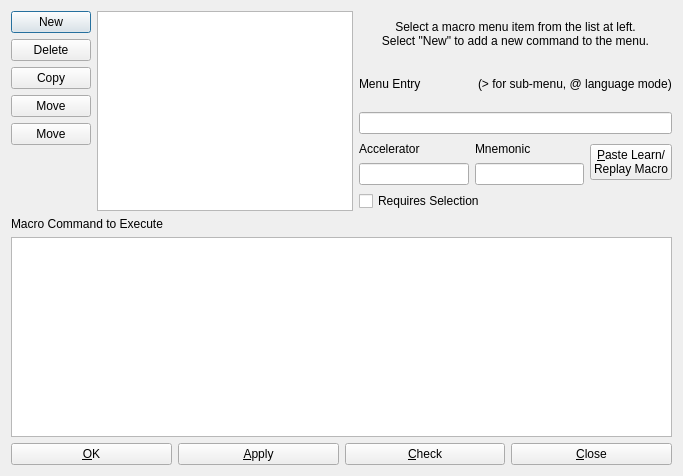
<?xml version="1.0" encoding="UTF-8"?>
<ui version="4.0">
 <class>DialogMacros</class>
 <widget class="QDialog" name="DialogMacros">
  <property name="geometry">
   <rect>
    <x>0</x>
    <y>0</y>
    <width>683</width>
    <height>476</height>
   </rect>
  </property>
  <property name="windowTitle">
   <string>Macro Commands</string>
  </property>
  <layout class="QVBoxLayout" name="verticalLayout_3">
   <item>
    <layout class="QHBoxLayout" name="horizontalLayout_4">
     <item>
      <layout class="QHBoxLayout" name="horizontalLayout">
       <item>
        <layout class="QVBoxLayout" name="verticalLayout">
         <item>
          <widget class="QPushButton" name="buttonNew">
           <property name="text">
            <string>New</string>
           </property>
           <property name="icon">
            <iconset theme="document-new">
             <normaloff/>
            </iconset>
           </property>
          </widget>
         </item>
         <item>
          <widget class="QPushButton" name="buttonDelete">
           <property name="text">
            <string>Delete</string>
           </property>
           <property name="icon">
            <iconset theme="edit-delete">
             <normaloff/>
            </iconset>
           </property>
          </widget>
         </item>
         <item>
          <widget class="QPushButton" name="buttonCopy">
           <property name="text">
            <string>Copy</string>
           </property>
           <property name="icon">
            <iconset theme="edit-copy">
             <normaloff/>
            </iconset>
           </property>
          </widget>
         </item>
         <item>
          <widget class="QPushButton" name="buttonUp">
           <property name="text">
            <string>Move</string>
           </property>
           <property name="icon">
            <iconset theme="go-up">
             <normaloff/>
            </iconset>
           </property>
          </widget>
         </item>
         <item>
          <widget class="QPushButton" name="buttonDown">
           <property name="text">
            <string>Move</string>
           </property>
           <property name="icon">
            <iconset theme="go-down">
             <normaloff/>
            </iconset>
           </property>
          </widget>
         </item>
         <item>
          <spacer name="verticalSpacer">
           <property name="orientation">
            <enum>Qt::Vertical</enum>
           </property>
           <property name="sizeHint" stdset="0">
            <size>
             <width>20</width>
             <height>40</height>
            </size>
           </property>
          </spacer>
         </item>
        </layout>
       </item>
       <item>
        <widget class="QListWidget" name="listItems"/>
       </item>
      </layout>
     </item>
     <item>
      <layout class="QVBoxLayout" name="verticalLayout_2">
       <item>
        <widget class="QLabel" name="label">
         <property name="text">
          <string>Select a macro menu item from the list at left.
Select &quot;New&quot; to add a new command to the menu.</string>
         </property>
         <property name="alignment">
          <set>Qt::AlignCenter</set>
         </property>
        </widget>
       </item>
       <item>
        <layout class="QHBoxLayout" name="horizontalLayout_3">
         <item>
          <widget class="QLabel" name="label_3">
           <property name="text">
            <string>Menu Entry</string>
           </property>
          </widget>
         </item>
         <item>
          <spacer name="horizontalSpacer">
           <property name="orientation">
            <enum>Qt::Horizontal</enum>
           </property>
           <property name="sizeHint" stdset="0">
            <size>
             <width>40</width>
             <height>20</height>
            </size>
           </property>
          </spacer>
         </item>
         <item>
          <widget class="QLabel" name="label_2">
           <property name="text">
            <string>(&gt; for sub-menu, @ language mode)</string>
           </property>
          </widget>
         </item>
        </layout>
       </item>
       <item>
        <widget class="QLineEdit" name="editName"/>
       </item>
       <item>
        <layout class="QGridLayout" name="gridLayout">
         <item row="1" column="0">
          <widget class="QLineEdit" name="editAccelerator"/>
         </item>
         <item row="1" column="1">
          <widget class="QLineEdit" name="editMnemonic">
           <property name="maxLength">
            <number>1</number>
           </property>
          </widget>
         </item>
         <item row="0" column="0">
          <widget class="QLabel" name="label_4">
           <property name="text">
            <string>Accelerator</string>
           </property>
          </widget>
         </item>
         <item row="0" column="1">
          <widget class="QLabel" name="label_5">
           <property name="text">
            <string>Mnemonic</string>
           </property>
          </widget>
         </item>
         <item row="0" column="2" rowspan="2">
          <widget class="QPushButton" name="buttonPasteLRMacro">
           <property name="text">
            <string>&amp;Paste Learn/
Replay Macro</string>
           </property>
          </widget>
         </item>
        </layout>
       </item>
       <item>
        <widget class="QCheckBox" name="checkRequiresSelection">
         <property name="text">
          <string>Requires Selection</string>
         </property>
        </widget>
       </item>
      </layout>
     </item>
    </layout>
   </item>
   <item>
    <widget class="QLabel" name="label_6">
     <property name="text">
      <string>Macro Command to Execute</string>
     </property>
    </widget>
   </item>
   <item>
    <widget class="QPlainTextEdit" name="editMacro">
     <property name="font">
      <font>
       <family>Monospace</family>
      </font>
     </property>
    </widget>
   </item>
   <item>
    <layout class="QHBoxLayout" name="horizontalLayout_2">
     <item>
      <widget class="QPushButton" name="buttonOK">
       <property name="text">
        <string>&amp;OK</string>
       </property>
       <property name="icon">
        <iconset theme="dialog-ok">
         <normaloff/>
        </iconset>
       </property>
      </widget>
     </item>
     <item>
      <widget class="QPushButton" name="buttonApply">
       <property name="text">
        <string>&amp;Apply</string>
       </property>
       <property name="icon">
        <iconset theme="dialog-ok-apply">
         <normaloff/>
        </iconset>
       </property>
      </widget>
     </item>
     <item>
      <widget class="QPushButton" name="buttonCheck">
       <property name="text">
        <string>&amp;Check</string>
       </property>
      </widget>
     </item>
     <item>
      <widget class="QPushButton" name="buttonClose">
       <property name="text">
        <string>&amp;Close</string>
       </property>
       <property name="icon">
        <iconset theme="dialog-close">
         <normaloff/>
        </iconset>
       </property>
      </widget>
     </item>
    </layout>
   </item>
  </layout>
 </widget>
 <resources/>
 <connections>
  <connection>
   <sender>buttonClose</sender>
   <signal>clicked()</signal>
   <receiver>DialogMacros</receiver>
   <slot>reject()</slot>
   <hints>
    <hint type="sourcelabel">
     <x>578</x>
     <y>447</y>
    </hint>
    <hint type="destinationlabel">
     <x>562</x>
     <y>475</y>
    </hint>
   </hints>
  </connection>
 </connections>
</ui>
